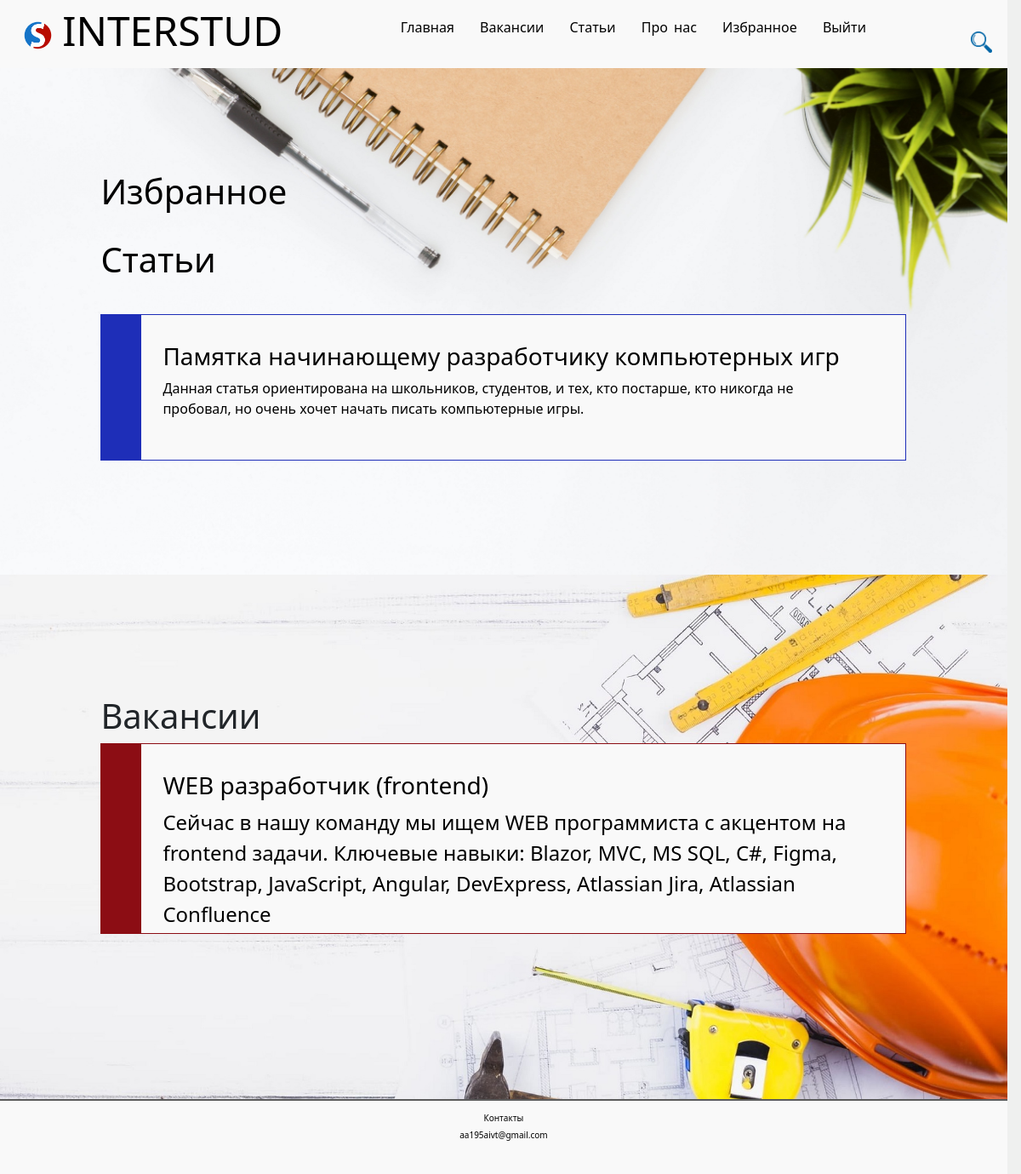
The app's page /account/liked (signed in), older data.
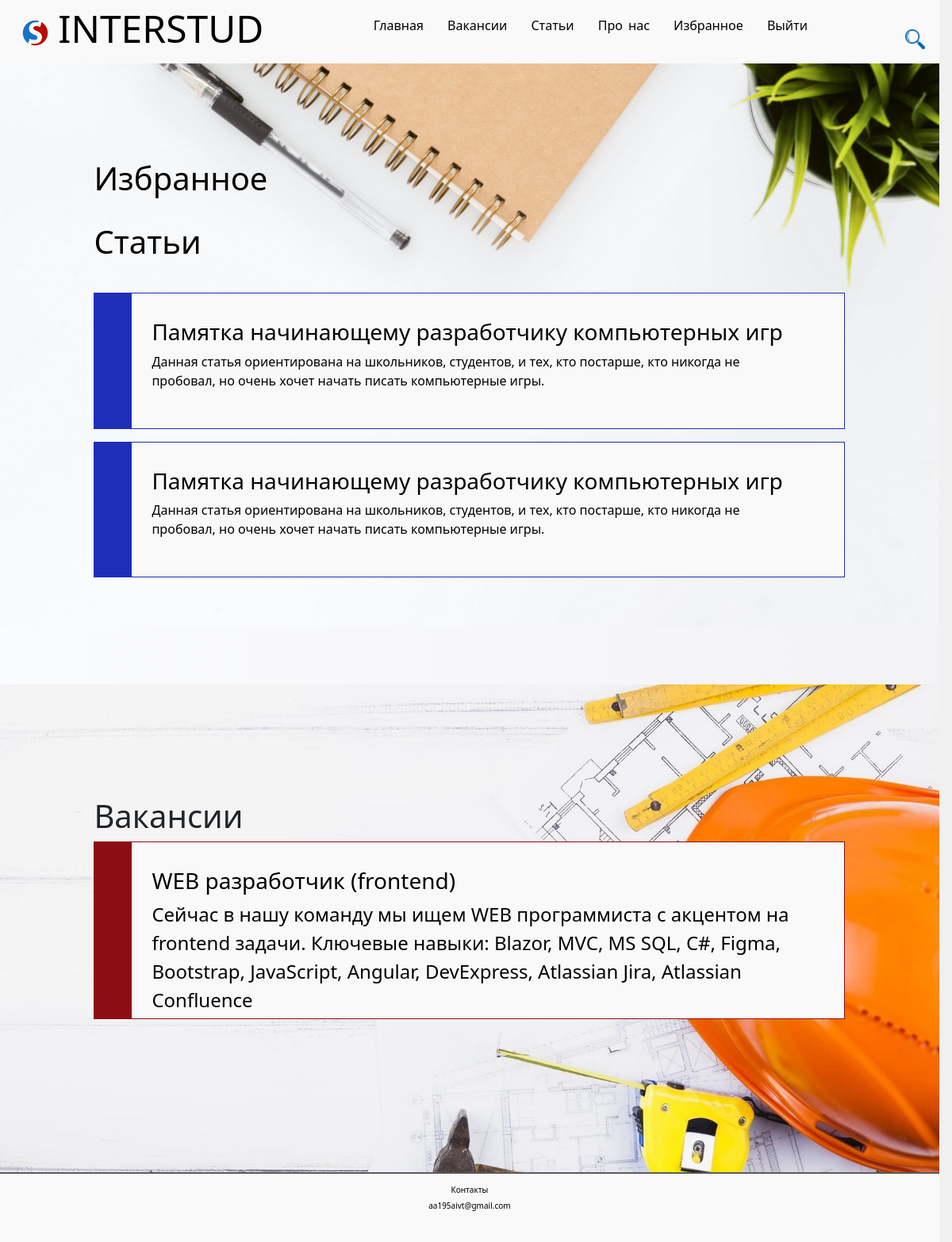
The same page, newer data.
### account/models.py (models this page shows)
class Liked_post(models.Model):
    id_user = models.ForeignKey(User, related_name='id_user', on_delete=models.CASCADE)
    id_article = models.ForeignKey(Article, related_name='article', on_delete=models.CASCADE)

class Liked_job(models.Model):
    id_user = models.ForeignKey(User, related_name='id_user_job', on_delete=models.CASCADE)
    id_job = models.ForeignKey(Job, related_name='job', on_delete=models.CASCADE)

### news/models.py (models this page shows, shortened)
class Article(models.Model):
    title = models.CharField('Название', max_length=50, default='')
    anons = models.CharField('Анонс', max_length=250)
    full_text = models.TextField('Статья')
    date = models.DateTimeField('Дата публикации')

### job/models.py (models this page shows, shortened)
class Job(models.Model):
    title = models.CharField('Название', max_length=50, default='')
    specialty = models.CharField('Специализация', max_length=50, default='')
    salary = models.IntegerField('Зарплата', default=0)
    full_part_time = models.BooleanField('Занятость', default=False)
    work_graph = models.CharField('График работы', max_length=20, default='')
    company = models.CharField('Название компании', max_length=50, default='')
    post_date = models.DateTimeField(default=now)
    score = models.BigIntegerField(default=0)
    number_of_ratings = models.BigIntegerField(default=0)
    anons = models.CharField('Анонс', max_length=250)
    full_text = models.TextField('Статья')
    image = models.ImageField(blank=True, upload_to='job_images/', help_text='150x150px', verbose_name='Ссылка картинки')

### account/views.py (the view)
# urls.py: path('liked', views.liked, name='liked')
@login_required
def liked(request):
    like_a = Liked_post.objects.filter(id_user=request.user)
    like_j = Liked_job.objects.filter(id_user=request.user)
    form4=Find(request.GET)
    return render(request, 'account/home.html', {'article': like_a, 'job': like_j,"form4":form4})

### main/forms.py
class Find(forms.Form):
    find=forms.CharField(label="", required=False)

### account/templates/account/home.html (shortened to what this page needs)
{% extends 'main/layout.html' %}
{% block content %}
<div class='bl_art_list' >
    <h1 style="margin-bottom: 4vh;">Избранное</h1>
    <h1>Статьи</h1>
    {% for el in article %}
        <div class="bl11">
            <a href="{% url 'news_detail' el.id_article.id %}">
            <h3>{{ el.id_article.title }}</h3>
            <p>{{ el.id_article.anons }}</p>
            </a>
        </div>
    {% endfor %}
</div>
<div class='bl_vac_list' >
    <h1>Вакансии</h1>
    {% for el in job %}
        <div class="bl12">
            <a href="{% url 'job_detail' el.id_job.id %}">
            <h3>{{ el.id_job.title }}</h3>
            <p>{{ el.id_job.anons }}</p>
            </a>
        </div>
    {% endfor %}
</div>
{% endblock %}

### main/templates/main/layout.html (shortened to what this page needs)
{% load static %}
<!DOCTYPE html>
<html lang="en">
<head>
    <link rel="stylesheet" href="https://cdn.jsdelivr.net/npm/bootstrap@5.1.3/dist/css/bootstrap.min.css">
    <link rel="stylesheet" href="{% static 'main/css/main.css' %}">
    <link rel="stylesheet" href="{% static 'main/css/main_mobile.css' %}">
    <link rel="stylesheet" href="https://use.fontawesome.com/releases/v5.8.2/css/all.css">
</head>
<body>
    <div class="header">
        <div class="logo">
            <h1><img src="/media/header/logo.png" , width='33vw'>      INTERSTUD</h1>
        </div>
        <div>
        <nav>
            <ul>
                <li><a href="{% url 'home' %}">Главная</a></li>
                <li><a href="{% url 'job_home' %}">Вакансии</a></li>
                <li><a href="{% url 'news_home' %}">Статьи</a></li>
                <li><a href="{% url 'about' %}">Про<spand style="opacity:0%">_</spand>нас</a></li>
                {% if request.user.is_authenticated %}
                    <li><a href="{% url 'liked' %}">Избранное</a></li>
                    <li><a href="{% url 'logout' %}">Выйти</a></li>
            {% else %}
                    <li><a href="{% url 'login' %}">Войти</a></li>
                {% endif %}
            </ul>
        </div>
        <div class="bl_poisk">
            <a href="{% url 'find' %}"><input type="image" src="/media/index/poisk.png"  width="25vw" height="25vh" alt="" style="margin: 1%"></a>
        </div>
    </div>
    <main>
        {% block content %}
        {% endblock %}
    </main>
    <div class="footer">
        <p>Контакты</p>
        <p>aa195aivt@gmail.com</p>
    </div>
</body>
</html>

### main/static/main/css/main.css (style rules this page uses)
* { margin: 0; padding: 0; box-sizing: border-box; }
html, body { background-color: rgb(239, 240, 239); width:98.65vw; height:100vh; }
.header { display: flex; justify-content: space-between; align-items: center; position: absolute; padding-top: 1vh; padding-bottom: 1vh; height: 10vh; text-align: center; color: black; width: 98.65vw; background-color: #f9f9f9; left: 0; right: 0; top:0; }
.header h1 { font-size: 6vh; }
.logo { width: 30vw; }
nav { background: #f9f9f9; color: black; font-family: 'Segoe UI', sans-serif; text-align: center; max-height:10vh; }
nav > ul { padding: 0; }
nav li { display: inline-block; vertical-align: top; }
nav a { color: black; padding: 5vh 1vw 2vh 1vw; text-decoration: none; border: 1px solid transparent; transition: 0.3s; }
.bl_poisk { padding: 4vh 1.5vw 1vh 1vw; }
.bl_art_list { background: url("/media/article/art_list.jpg"), linear-gradient(to right, rgb(250,251,253), rgb(243,243,246)); background-repeat: no-repeat; background-size: 100%; padding: 17% 10% 10% 10%; text-align: left; width: 98.65vw; height: auto; }
.bl_art_list h1 { color: black; margin-bottom: 5vh; }
.bl11 { background: linear-gradient(to right, #1e2eb8 0 , #1e2eb8 5%, #f9f9f9 5% , #f9f9f9 100% ); width: 100%; max-height:25vh; padding: 4vh 4vw 4vh 6vw; margin-bottom: 2vh; border: 0.2vh #1e2eb8 solid; }
.bl_vac_list { background: url("/media/job/job_list.jpg"), linear-gradient(to right, rgb(236,235,240), rgb(232,231,236)); background-repeat: no-repeat; background-size: 100%; padding: 12% 10% 15% 10%; text-align: left; width: 98.65vw; height: auto; }
.bl_vac_list p { font-size: 3vh; font-weight: 500; }
.bl12 { background: linear-gradient(to right, #8c0d14 0 , #8c0d14 5%, #f9f9f9 5% , #f9f9f9 100% ); width: 100%; max-height:28vh; padding: 4vh 4vw 4vh 6vw; margin-bottom: 2vh; border: 0.2vh #8c0d14 solid; }
a:hover, a:visited, a:link, a:active { text-decoration: none; color: #000; }
.footer { bottom:0; position: relative; display: block; float: bottom; color: black; height: 11vh; width: 98.65vw; background: #f9f9f9; text-align: center; border-top: 2px solid #5b5b5b; padding: 1vh 1vw 1vh 1vw; }
.footer p { font-size: 10px; margin: 5px; }

Row changes from the older to the newer data that the page shows:
added Liked_post: id_article "Памятка начинающему разработчику компьютерных игр", id_article.anons "Данная статья ориентирована на школьников, студентов, и тех, кто постарше, кто никогда не пробовал, но очень хочет начать писать компьютерные игры."
